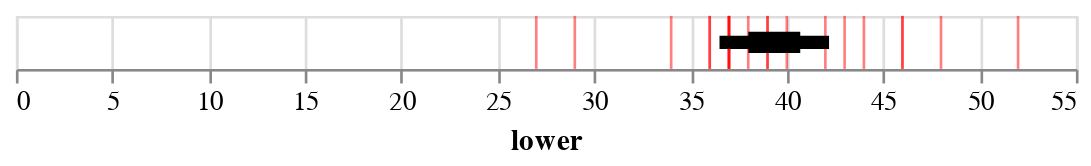

The notebook cell this image was saved under:
### Markdown cell above
### Question 2.1.2 Visualize 95% + 66.666% interval (5 points)

Visualize a combined 95% + 66.666% (i.e. 2/3rds) interval for the mean of pickups, overlaid on top of the data (as ticks). 

Hints: 
- create two different layers, one for the 95% interval and one for the 66.666% interval, then combine them using `alt.layer()` or `+`.
- use `mark_rule(size=XXX).encode(x=YYY, x2=ZZZ)` to create each interval, where you fill in the values of `size` (to set the thickness of the interval), `x` (to set the lower bound), and `x2` (to set the upper bound).

Your output should look like this:

![Plot of 66% and 95% confidence intervals overliad on data](asset/assignment2_intervals.png)

### Code cell
# YOUR CODE HERE
# raise NotImplementedError()

pickups_lower_66=stats.t.ppf(0.16667, len(pickups_df)-1, pickups_mean, pickups_se)
pickups_upper_66=stats.t.ppf(0.83333, len(pickups_df)-1, pickups_mean, pickups_se)

pickups_data_chart=alt.Chart(pickups_df).mark_rule(color="red", opacity=0.5).encode(x="pickups")

df95=pd.DataFrame(columns=["pickups_lower", "pickups_upper"])
df95.loc[0]=[pickups_lower, pickups_upper]
df66=pd.DataFrame(columns=["pickups_lower_66", "pickups_upper_66"])
df66.loc[0]=[pickups_lower_66, pickups_upper_66]

interval95=alt.Chart(df95).mark_rule(size=5).encode(x=alt.X("pickups_lower:Q", axis=alt.Axis(title="lower")), 
                                                    x2="pickups_upper:Q")
interval66=alt.Chart(df66).mark_rule(size=8).encode(x="pickups_lower_66:Q", x2="pickups_upper_66:Q")

pickups_data_chart+interval95+interval66

### Figure 1 — Vega-Lite specification as saved in the notebook (floating-point values rounded to 4 significant figures)
{"config": {"view": {"continuousWidth": 400, "continuousHeight": 300}}, "layer": [{"data": {"name": "data-6e36e449e355faf0f6d43297123c3dc4"}, "mark": {"type": "rule", "color": "red", "opacity": 0.5}, "encoding": {"x": {"type": "quantitative", "field": "pickups"}}}, {"data": {"name": "data-afe7b66e7870397f9c5d71eeb8a003bc"}, "mark": {"type": "rule", "size": 5}, "encoding": {"x": {"type": "quantitative", "axis": {"title": "lower"}, "field": "pickups_lower"}, "x2": {"field": "pickups_upper"}}}, {"data": {"name": "data-e00f71bddf598dc48857cdb4f0f01d5c"}, "mark": {"type": "rule", "size": 8}, "encoding": {"x": {"type": "quantitative", "field": "pickups_lower_66"}, "x2": {"field": "pickups_upper_66"}}}], "$schema": "https://vega.github.io/schema/vega-lite/v4.8.1.json", "datasets": {"data-6e36e449e355faf0f6d43297123c3dc4": [{"pickups": 34}, {"pickups": 39}, {"pickups": 46}, {"pickups": 36}, {"pickups": 37}, {"pickups": 43}, {"pickups": 37}, {"pickups": 40}, {"pickups": 37}, {"pickups": 29}, {"pickups": 52}, {"pickups": 38}, {"pickups": 36}, {"pickups": 48}, {"pickups": 46}, {"pickups": 44}, {"pickups": 39}, {"pickups": 27}, {"pickups": 42}, {"pickups": 37}], "data-afe7b66e7870397f9c5d71eeb8a003bc": [{"pickups_lower": 36.51, "pickups_upper": 42.19}], "data-e00f71bddf598dc48857cdb4f0f01d5c": [{"pickups_lower_66": 38.0, "pickups_upper_66": 40.7}]}}
